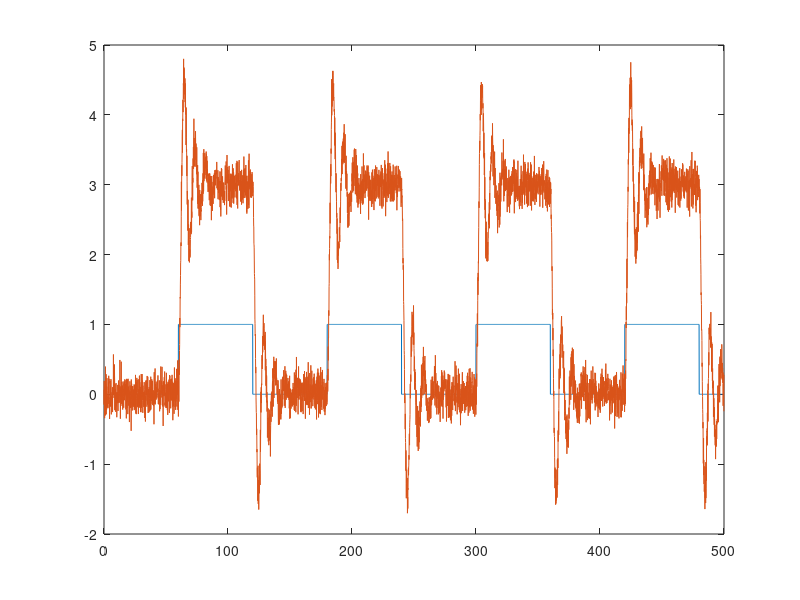

Write MATLAB code to recreate this figure. (Note: this script raises an error after producing the figure.)
close all
clear all
clc

s = tf('s');
M = 1 / (3*s + 1);
W = 1 / (0.3*s + 1);
m1 = 1;
m2 = 0.5;
c1 = 0.2;
c2 = 0.5;
k1 = 1;
k2 = 0.5;

Ts = 0.1; Fs = 1/Ts;
T = 500;
t = 0:Ts:T-Ts;

T_u = 120; % s
u = zeros(size(t));
u((t >= 1*T_u/2) & (t < 2*T_u/2)) = 1;
u((t >= 3*T_u/2) & (t < 4*T_u/2)) = 1;
u((t >= 5*T_u/2) & (t < 6*T_u/2)) = 1;
u((t >= 7*T_u/2) & (t < 8*T_u/2)) = 1;
u = u';
%%

% u = 10*randn(size(t));

P = ( m1*s^2 + (c1+c2)*s + (k1+k2) ) / ( (m1*s^2 + (c1+c2)*s + k1+k2)*(m2*s^2+c2*s+k2) - (k2+c2*s)^2 );

y_0 = lsim(P, u, t);
y_n = sqrt(0.025)*randn(size(t))';
y = y_0 + y_n;

figure
plot(t, u)
hold on
plot(t, y)

%% VRFT
M = c2d(M,Ts);
M.Variable = 'z^-1';
W = c2d(W,Ts);
W.Variable = 'z^-1';
P = c2d(P,Ts);
P.Variable = 'z^-1';

%%
B=[tf([1],[1],Ts,'Variable','z^-1');
   tf(Ts*[1 1],2*[1 -1],Ts,'Variable','z^-1');
   tf([2 -2],Ts*[3 -1],Ts,'Variable','z^-1')];

[C, theta] = VRFT1_ry(u,y,M,B,W,4,[]);

theta

F = C*P/(1+C*P);

theta_paper = [0.0683, 0.1105, 0.2307];
C_paper = theta_paper*B;
F_paper = C_paper*P/(1+C_paper*P);


figure
step(F)
hold on
step(F_paper)

